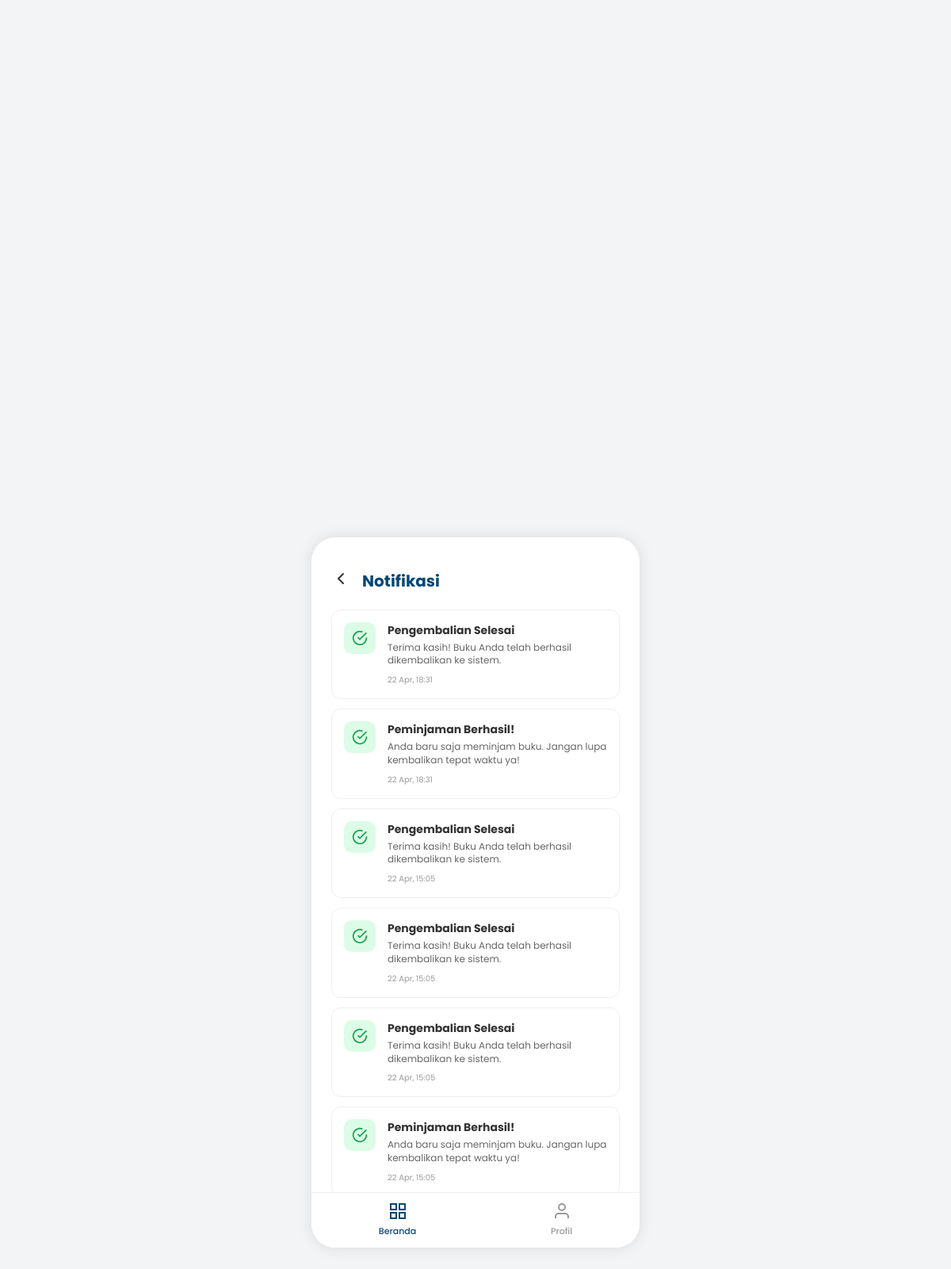
The page /notifikasi.php (signed in) on the database its author committed.
### tables this page shows
CREATE TABLE `notifikasi` (
  `id_notif` int(11) NOT NULL,
  `id_user` int(11) NOT NULL,
  `judul` varchar(255) NOT NULL,
  `pesan` text NOT NULL,
  `is_read` tinyint(1) DEFAULT 0,
  `created_at` timestamp NOT NULL DEFAULT current_timestamp()
);

### notifikasi.php (the view, shortened to what this page needs)
<?php
require '../koneksi/koneksi.php';
$user_id = $_SESSION['user_id'];
$query = "SELECT * FROM notifikasi WHERE id_user = $user_id ORDER BY created_at DESC";
$result = mysqli_query($koneksi, $query);
?>
<!DOCTYPE html>
<html lang="id">
<head>
    <link rel="stylesheet" href="../assets/css/style.css">
</head>
<body>
    <div class="mobile-container pb-70">
        <div class="content top-spacing">
            <div class="top-header" style="display:flex; align-items:center; margin-bottom:20px; ">
                <a href="../index.php" class="back-btn" style="margin-right:15px; color:#333;">
                    <svg width="24" height="24" viewBox="0 0 24 24" fill="none" stroke="currentColor" stroke-width="2" stroke-linecap="round" stroke-linejoin="round"><polyline points="15 18 9 12 15 6"></polyline></svg>
                </a>
                <h1 class="title" style="margin:0; font-size:20px;">Notifikasi</h1>
            </div>
            <div class="notif-list">
                <?php if (mysqli_num_rows($result) > 0): ?>
                    <?php while ($row = mysqli_fetch_assoc($result)):
                        $icon_class = "icon-blue";
                        if (strpos($row['judul'], 'Berhasil') !== false || strpos($row['judul'], 'Selesai') !== false) $icon_class = "icon-green";
                    ?>
                    <div class="notif-item <?= $row['is_read'] == 0 ? 'unread' : '' ?>">
                        <div class="notif-icon <?= $icon_class ?>">
                            <?php if($icon_class == "icon-green"): ?>
                                <svg width="20" height="20" viewBox="0 0 24 24" fill="none" stroke="currentColor" stroke-width="2"><path d="M22 11.08V12a10 10 0 1 1-5.93-9.14"></path><polyline points="22 4 12 14.01 9 11.01"></polyline></svg>
                            <?php elseif($icon_class == "icon-orange"): ?>
                                <svg width="20" height="20" viewBox="0 0 24 24" fill="none" stroke="currentColor" stroke-width="2"><path d="M17 21v-2a4 4 0 0 0-4-4H5a4 4 0 0 0-4 4v2"></path><circle cx="9" cy="7" r="4"></circle><path d="M23 21v-2a4 4 0 0 0-3-3.87"></path><path d="M16 3.13a4 4 0 0 1 0 7.75"></path></svg>
                            <?php else: ?>
                                <svg width="20" height="20" viewBox="0 0 24 24" fill="none" stroke="currentColor" stroke-width="2"><path d="M18 8A6 6 0 0 0 6 8c0 7-3 9-3 9h18s-3-2-3-9"></path><path d="M13.73 21a2 2 0 0 1-3.46 0"></path></svg>
                            <?php endif; ?>
                        </div>
                        <div style="flex:1;">
                            <div class="notif-title"><?= htmlspecialchars($row['judul']) ?></div>
                            <div class="notif-msg"><?= htmlspecialchars($row['pesan']) ?></div>
                            <div class="notif-time"><?= date('d M, H:i', strtotime($row['created_at'])) ?></div>
                        </div>
                    </div>
                    <?php endwhile; ?>
                <?php endif; ?>
            </div>
        </div>
        <div class="bottom-nav">
            <a href="../index.php" class="nav-item active">
                <svg width="24" height="24" viewBox="0 0 24 24" fill="none" stroke="currentColor" stroke-width="2"><rect x="3" y="3" width="7" height="7"></rect><rect x="14" y="3" width="7" height="7"></rect><rect x="14" y="14" width="7" height="7"></rect><rect x="3" y="14" width="7" height="7"></rect></svg>
                <span>Beranda</span>
            </a>
            <a href="profil.php" class="nav-item">
                <svg width="24" height="24" viewBox="0 0 24 24" fill="none" stroke="currentColor" stroke-width="2"><path d="M20 21v-2a4 4 0 0 0-4-4H8a4 4 0 0 0-4 4v2"></path><circle cx="12" cy="7" r="4"></circle></svg>
                <span>Profil</span>
            </a>
        </div>
    </div>
</body>
</html>

### style.css (style rules this page uses)
:root { --primary-color: #074776; --secondary-color: #e5f0fa; --border-color: #a7c5df; --text-color: #333333; --bg-color: #ffffff; --error-color: #fca5a5; }
* { margin: 0; padding: 0; box-sizing: border-box; font-family: 'Poppins', sans-serif; }
body { background-color: #f3f4f6; display: flex; justify-content: center; align-items: center; min-height: 100vh; }
.mobile-container { width: 100%; max-width: 414px; height: 100vh; max-height: 100vh; background-color: var(--bg-color); box-shadow: 0 0 20px rgba(0, 0, 0, 0.1); position: relative; overflow: hidden; display: flex; flex-direction: column; }
@media (min-width: 415px) { .mobile-container { height: 90vh; max-height: 896px; border-radius: 30px; margin: 20px 0; } }
.content { flex: 1; padding: 30px 25px; display: flex; flex-direction: column; overflow-y: auto; }
.content { -ms-overflow-style: none; scrollbar-width: none; }
h1.title { color: var(--primary-color); text-align: center; font-size: 28px; font-weight: 700; margin-bottom: 30px; }
.top-spacing { padding-top: 40px !important; }
.pb-70 { padding-bottom: 70px; }
.bottom-nav { position: absolute; bottom: 0; left: 0; width: 100%; height: 70px; background: white; border-top: 1px solid #eee; display: flex; justify-content: space-around; align-items: center; }
.nav-item { display: flex; flex-direction: column; align-items: center; gap: 5px; color: #999; text-decoration: none; font-size: 11px; font-weight: 500; }
.nav-item.active { color: var(--primary-color); }

### notifikasi.php (style rules this page uses)
.notif-item { background: white; border: 1px solid #eee; border-radius: 12px; padding: 15px; margin-bottom: 12px; display: flex; gap: 15px; position: relative; }
.notif-icon { width: 40px; height: 40px; border-radius: 10px; display: flex; align-items: center; justify-content: center; flex-shrink: 0; }
.icon-green { background: #dcfce7; color: #16a34a; }
.notif-title { font-weight: 700; font-size: 14px; margin-bottom: 3px; color: #333; }
.notif-msg { font-size: 12px; color: #666; line-height: 1.4; }
.notif-time { font-size: 10px; color: #999; margin-top: 8px; }

### rows shown on the page
notifikasi: judul "Pengembalian Selesai", pesan "Terima kasih! Buku Anda telah berhasil dikembalikan ke sistem.", created_at "22 Apr, 18:31"
notifikasi: judul "Peminjaman Berhasil!", pesan "Anda baru saja meminjam buku. Jangan lupa kembalikan tepat waktu ya!", created_at "22 Apr, 18:31"
notifikasi: judul "Pengembalian Selesai", pesan "Terima kasih! Buku Anda telah berhasil dikembalikan ke sistem.", created_at "22 Apr, 15:05"
notifikasi: judul "Pengembalian Selesai", pesan "Terima kasih! Buku Anda telah berhasil dikembalikan ke sistem.", created_at "22 Apr, 15:05"
notifikasi: judul "Pengembalian Selesai", pesan "Terima kasih! Buku Anda telah berhasil dikembalikan ke sistem.", created_at "22 Apr, 15:05"
notifikasi: judul "Peminjaman Berhasil!", pesan "Anda baru saja meminjam buku. Jangan lupa kembalikan tepat waktu ya!", created_at "22 Apr, 15:05"
